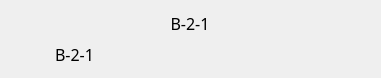
   <widget class="QWidget" name="gridWidget_18" native="true">
    <property name="geometry">
     <rect>
      <x>2285</x>
      <y>900</y>
      <width>381</width>
      <height>71</height>
     </rect>
    </property>
    <layout class="QGridLayout" name="gridLayout_21">
     <item row="0" column="0">
      <layout class="QHBoxLayout" name="horizontalLayout_42">
       <item>
        <widget class="QLabel" name="label1_161">
         <property name="minimumSize">
          <size>
           <width>60</width>
           <height>25</height>
          </size>
         </property>
         <property name="maximumSize">
          <size>
           <width>60</width>
           <height>25</height>
          </size>
         </property>
         <property name="font">
          <font>
           <family>黑体</family>
           <pointsize>12</pointsize>
          </font>
         </property>
         <property name="text">
          <string>B-2-1</string>
         </property>
         <property name="alignment">
          <set>Qt::AlignCenter</set>
         </property>
        </widget>
       </item>
      </layout>
     </item>
     <item row="1" column="0">
      <layout class="QHBoxLayout" name="horizontalLayout_43">
       <item>
        <widget class="QLabel" name="label_39">
         <property name="minimumSize">
          <size>
           <width>24</width>
           <height>24</height>
          </size>
         </property>
         <property name="maximumSize">
          <size>
           <width>24</width>
           <height>24</height>
          </size>
         </property>
         <property name="styleSheet">
          <string notr="true">border-image: url(:/img/pie100.png);</string>
         </property>
         <property name="text">
          <string/>
         </property>
        </widget>
       </item>
       <item>
        <widget class="QLabel" name="label1_162">
         <property name="minimumSize">
          <size>
           <width>300</width>
           <height>25</height>
          </size>
         </property>
         <property name="maximumSize">
          <size>
           <width>60</width>
           <height>25</height>
          </size>
         </property>
         <property name="font">
          <font>
           <family>黑体</family>
           <pointsize>12</pointsize>
          </font>
         </property>
         <property name="text">
          <string>B-2-1</string>
         </property>
         <property name="alignment">
          <set>Qt::AlignLeading|Qt::AlignLeft|Qt::AlignVCenter</set>
         </property>
        </widget>
       </item>
      </layout>
     </item>
    </layout>
   </widget>
